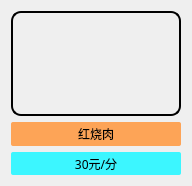
<?xml version="1.0" encoding="UTF-8"?>
<ui version="4.0">
 <class>ItemWin</class>
 <widget class="QWidget" name="ItemWin">
  <property name="geometry">
   <rect>
    <x>0</x>
    <y>0</y>
    <width>192</width>
    <height>186</height>
   </rect>
  </property>
  <property name="windowTitle">
   <string>Form</string>
  </property>
  <property name="styleSheet">
   <string notr="true">QLabel#nameLb{
border-bottom-left-radius:1em;
}</string>
  </property>
  <layout class="QGridLayout" name="gridLayout">
   <item row="0" column="0">
    <layout class="QVBoxLayout" name="verticalLayout_2" stretch="2,1">
     <item>
      <widget class="QLabel" name="pictrueLb">
       <property name="sizePolicy">
        <sizepolicy hsizetype="Preferred" vsizetype="Expanding">
         <horstretch>0</horstretch>
         <verstretch>0</verstretch>
        </sizepolicy>
       </property>
       <property name="styleSheet">
        <string notr="true">border-image: url(:/1.jpg);
border-radius:10px;
border:2px solid;
border-top-left-radius:1em;
border-top-right-radius:1em;
border-bottom-left-radius:1em;
border-bottom-right-radius:1em;
</string>
       </property>
       <property name="text">
        <string/>
       </property>
      </widget>
     </item>
     <item>
      <layout class="QHBoxLayout" name="horizontalLayout" stretch="0">
       <item>
        <layout class="QVBoxLayout" name="verticalLayout">
         <item>
          <widget class="QLabel" name="nameLb">
           <property name="font">
            <font>
             <family>华光中圆_CNKI</family>
            </font>
           </property>
           <property name="styleSheet">
            <string notr="true">border-radius:2px;
background-color: rgba(255, 156, 70,0.9);
</string>
           </property>
           <property name="text">
            <string>红烧肉</string>
           </property>
           <property name="alignment">
            <set>Qt::AlignCenter</set>
           </property>
          </widget>
         </item>
         <item>
          <widget class="QLabel" name="priceLb">
           <property name="font">
            <font>
             <family>华光中圆_CNKI</family>
            </font>
           </property>
           <property name="styleSheet">
            <string notr="true">border-radius:2px;
background-color: rgb(60, 246, 255);</string>
           </property>
           <property name="text">
            <string>30元/分</string>
           </property>
           <property name="alignment">
            <set>Qt::AlignCenter</set>
           </property>
          </widget>
         </item>
        </layout>
       </item>
      </layout>
     </item>
    </layout>
   </item>
  </layout>
 </widget>
 <resources/>
 <connections/>
</ui>
